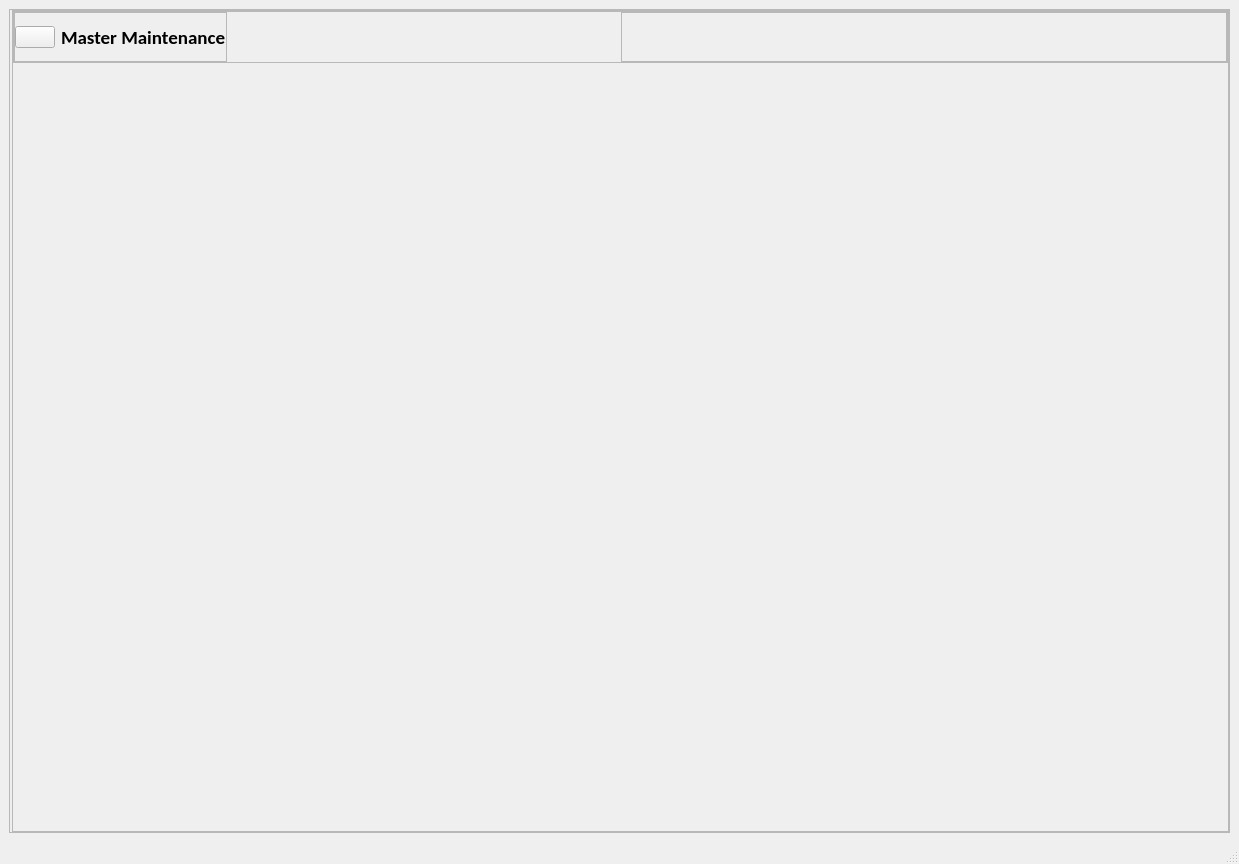
<?xml version="1.0" encoding="UTF-8"?>
<ui version="4.0">
 <class>MainWindow</class>
 <widget class="QMainWindow" name="MainWindow">
  <property name="geometry">
   <rect>
    <x>0</x>
    <y>0</y>
    <width>1239</width>
    <height>864</height>
   </rect>
  </property>
  <property name="minimumSize">
   <size>
    <width>1005</width>
    <height>687</height>
   </size>
  </property>
  <property name="maximumSize">
   <size>
    <width>16777215</width>
    <height>16777215</height>
   </size>
  </property>
  <property name="windowTitle">
   <string>MainWindow</string>
  </property>
  <property name="styleSheet">
   <string notr="true"/>
  </property>
  <widget class="QWidget" name="centralwidget">
   <layout class="QHBoxLayout" name="horizontalLayout">
    <item>
     <widget class="QFrame" name="frame">
      <property name="minimumSize">
       <size>
        <width>972</width>
        <height>614</height>
       </size>
      </property>
      <property name="frameShape">
       <enum>QFrame::StyledPanel</enum>
      </property>
      <property name="frameShadow">
       <enum>QFrame::Raised</enum>
      </property>
      <layout class="QHBoxLayout" name="horizontalLayout_2">
       <property name="spacing">
        <number>2</number>
       </property>
       <property name="leftMargin">
        <number>0</number>
       </property>
       <property name="topMargin">
        <number>0</number>
       </property>
       <property name="rightMargin">
        <number>0</number>
       </property>
       <property name="bottomMargin">
        <number>0</number>
       </property>
       <item>
        <widget class="QFrame" name="sideMenuContainer">
         <property name="minimumSize">
          <size>
           <width>0</width>
           <height>0</height>
          </size>
         </property>
         <property name="maximumSize">
          <size>
           <width>0</width>
           <height>16777215</height>
          </size>
         </property>
         <property name="styleSheet">
          <string notr="true">QFrame{
background-color: rgb(226, 226, 226);
border-right: 1px solid black;
}</string>
         </property>
         <property name="frameShape">
          <enum>QFrame::StyledPanel</enum>
         </property>
         <property name="frameShadow">
          <enum>QFrame::Raised</enum>
         </property>
         <layout class="QVBoxLayout" name="verticalLayout_3">
          <property name="spacing">
           <number>0</number>
          </property>
          <property name="leftMargin">
           <number>0</number>
          </property>
          <property name="topMargin">
           <number>0</number>
          </property>
          <property name="rightMargin">
           <number>0</number>
          </property>
          <property name="bottomMargin">
           <number>0</number>
          </property>
          <item alignment="Qt::AlignLeft">
           <widget class="QToolBox" name="toolBox">
            <property name="minimumSize">
             <size>
              <width>210</width>
              <height>0</height>
             </size>
            </property>
            <property name="maximumSize">
             <size>
              <width>16777215</width>
              <height>16777215</height>
             </size>
            </property>
            <property name="font">
             <font>
              <pointsize>10</pointsize>
             </font>
            </property>
            <property name="styleSheet">
             <string notr="true"/>
            </property>
            <property name="currentIndex">
             <number>0</number>
            </property>
            <property name="tabSpacing">
             <number>0</number>
            </property>
            <widget class="QWidget" name="page">
             <property name="geometry">
              <rect>
               <x>0</x>
               <y>0</y>
               <width>210</width>
               <height>729</height>
              </rect>
             </property>
             <attribute name="label">
              <string>Master Maintenance</string>
             </attribute>
             <layout class="QVBoxLayout" name="verticalLayout_2">
              <item>
               <widget class="QFrame" name="frame_2">
                <property name="font">
                 <font>
                  <pointsize>12</pointsize>
                 </font>
                </property>
                <property name="styleSheet">
                 <string notr="true">border: none;
background-color: none;

</string>
                </property>
                <property name="frameShape">
                 <enum>QFrame::StyledPanel</enum>
                </property>
                <property name="frameShadow">
                 <enum>QFrame::Raised</enum>
                </property>
                <layout class="QVBoxLayout" name="verticalLayout">
                 <property name="leftMargin">
                  <number>11</number>
                 </property>
                 <item>
                  <widget class="QPushButton" name="customerEntryBtn">
                   <property name="minimumSize">
                    <size>
                     <width>80</width>
                     <height>30</height>
                    </size>
                   </property>
                   <property name="font">
                    <font>
                     <pointsize>9</pointsize>
                     <weight>50</weight>
                     <italic>false</italic>
                     <bold>false</bold>
                    </font>
                   </property>
                   <property name="styleSheet">
                    <string notr="true">QPushButton {
color: rgb(0, 0, 0);
border-style: outset;
padding: 2px;
border-width: 1px;
border-radius: 2px;
border-color: rgb(122, 122, 122);
background-color: rgb(225, 225, 225);
}
QPushButton:hover{
background-color: rgb(180, 255, 255);
border-color: rgb(85, 0, 255);
}</string>
                   </property>
                   <property name="text">
                    <string>Customer Entry</string>
                   </property>
                   <property name="default">
                    <bool>false</bool>
                   </property>
                   <property name="flat">
                    <bool>false</bool>
                   </property>
                  </widget>
                 </item>
                 <item>
                  <widget class="QPushButton" name="contPriceOneBtn">
                   <property name="minimumSize">
                    <size>
                     <width>80</width>
                     <height>30</height>
                    </size>
                   </property>
                   <property name="font">
                    <font>
                     <pointsize>9</pointsize>
                     <weight>50</weight>
                     <italic>false</italic>
                     <bold>false</bold>
                    </font>
                   </property>
                   <property name="styleSheet">
                    <string notr="true">QPushButton {
color: rgb(0, 0, 0);
border-style: outset;
padding: 2px;
border-width: 1px;
border-radius: 2px;
border-color: rgb(122, 122, 122);
background-color: rgb(225, 225, 225);
}
QPushButton:hover{
background-color: rgb(180, 255, 255);
border-color: rgb(85, 0, 255);
}</string>
                   </property>
                   <property name="text">
                    <string>Contractor Price List-1</string>
                   </property>
                   <property name="default">
                    <bool>false</bool>
                   </property>
                   <property name="flat">
                    <bool>false</bool>
                   </property>
                  </widget>
                 </item>
                 <item>
                  <widget class="QPushButton" name="rwContBtn">
                   <property name="minimumSize">
                    <size>
                     <width>80</width>
                     <height>30</height>
                    </size>
                   </property>
                   <property name="font">
                    <font>
                     <pointsize>9</pointsize>
                     <weight>50</weight>
                     <italic>false</italic>
                     <bold>false</bold>
                    </font>
                   </property>
                   <property name="styleSheet">
                    <string notr="true">QPushButton {
color: rgb(0, 0, 0);
border-style: outset;
padding: 2px;
border-width: 1px;
border-radius: 2px;
border-color: rgb(122, 122, 122);
background-color: rgb(225, 225, 225);
}
QPushButton:hover{
background-color: rgb(180, 255, 255);
border-color: rgb(85, 0, 255);
}</string>
                   </property>
                   <property name="text">
                    <string>RW Contractor</string>
                   </property>
                   <property name="default">
                    <bool>false</bool>
                   </property>
                   <property name="flat">
                    <bool>false</bool>
                   </property>
                  </widget>
                 </item>
                 <item>
                  <widget class="QPushButton" name="contPriceTwoBtn">
                   <property name="minimumSize">
                    <size>
                     <width>80</width>
                     <height>30</height>
                    </size>
                   </property>
                   <property name="font">
                    <font>
                     <pointsize>9</pointsize>
                     <weight>50</weight>
                     <italic>false</italic>
                     <bold>false</bold>
                    </font>
                   </property>
                   <property name="styleSheet">
                    <string notr="true">QPushButton {
color: rgb(0, 0, 0);
border-style: outset;
padding: 2px;
border-width: 1px;
border-radius: 2px;
border-color: rgb(122, 122, 122);
background-color: rgb(225, 225, 225);
}
QPushButton:hover{
background-color: rgb(180, 255, 255);
border-color: rgb(85, 0, 255);
}</string>
                   </property>
                   <property name="text">
                    <string>Contractor Price List-2</string>
                   </property>
                   <property name="default">
                    <bool>false</bool>
                   </property>
                   <property name="flat">
                    <bool>false</bool>
                   </property>
                  </widget>
                 </item>
                 <item>
                  <widget class="QPushButton" name="rwSupplierBtn">
                   <property name="minimumSize">
                    <size>
                     <width>80</width>
                     <height>30</height>
                    </size>
                   </property>
                   <property name="font">
                    <font>
                     <pointsize>9</pointsize>
                     <weight>50</weight>
                     <italic>false</italic>
                     <bold>false</bold>
                    </font>
                   </property>
                   <property name="styleSheet">
                    <string notr="true">QPushButton {
color: rgb(0, 0, 0);
border-style: outset;
padding: 2px;
border-width: 1px;
border-radius: 2px;
border-color: rgb(122, 122, 122);
background-color: rgb(225, 225, 225);
}
QPushButton:hover{
background-color: rgb(180, 255, 255);
border-color: rgb(85, 0, 255);
}</string>
                   </property>
                   <property name="text">
                    <string>RW Supplier</string>
                   </property>
                   <property name="default">
                    <bool>false</bool>
                   </property>
                   <property name="flat">
                    <bool>false</bool>
                   </property>
                  </widget>
                 </item>
                 <item>
                  <widget class="QPushButton" name="contPriceFjBtn">
                   <property name="minimumSize">
                    <size>
                     <width>80</width>
                     <height>30</height>
                    </size>
                   </property>
                   <property name="font">
                    <font>
                     <pointsize>9</pointsize>
                     <weight>50</weight>
                     <italic>false</italic>
                     <bold>false</bold>
                    </font>
                   </property>
                   <property name="styleSheet">
                    <string notr="true">QPushButton {
color: rgb(0, 0, 0);
border-style: outset;
padding: 2px;
border-width: 1px;
border-radius: 2px;
border-color: rgb(122, 122, 122);
background-color: rgb(225, 225, 225);
}
QPushButton:hover{
background-color: rgb(180, 255, 255);
border-color: rgb(85, 0, 255);
}</string>
                   </property>
                   <property name="text">
                    <string>Contractor Price List (Fj)</string>
                   </property>
                   <property name="default">
                    <bool>false</bool>
                   </property>
                   <property name="flat">
                    <bool>false</bool>
                   </property>
                  </widget>
                 </item>
                 <item>
                  <widget class="QPushButton" name="userMaintBtn">
                   <property name="minimumSize">
                    <size>
                     <width>80</width>
                     <height>30</height>
                    </size>
                   </property>
                   <property name="font">
                    <font>
                     <pointsize>9</pointsize>
                     <weight>50</weight>
                     <italic>false</italic>
                     <bold>false</bold>
                    </font>
                   </property>
                   <property name="styleSheet">
                    <string notr="true">QPushButton {
color: rgb(0, 0, 0);
border-style: outset;
padding: 2px;
border-width: 1px;
border-radius: 2px;
border-color: rgb(122, 122, 122);
background-color: rgb(225, 225, 225);
}
QPushButton:hover{
background-color: rgb(180, 255, 255);
border-color: rgb(85, 0, 255);
}</string>
                   </property>
                   <property name="text">
                    <string>User Maintenance</string>
                   </property>
                   <property name="default">
                    <bool>false</bool>
                   </property>
                   <property name="flat">
                    <bool>false</bool>
                   </property>
                  </widget>
                 </item>
                 <item>
                  <widget class="QPushButton" name="fwContChargeBtn">
                   <property name="minimumSize">
                    <size>
                     <width>80</width>
                     <height>30</height>
                    </size>
                   </property>
                   <property name="font">
                    <font>
                     <pointsize>9</pointsize>
                     <weight>50</weight>
                     <italic>false</italic>
                     <bold>false</bold>
                    </font>
                   </property>
                   <property name="styleSheet">
                    <string notr="true">QPushButton {
color: rgb(0, 0, 0);
border-style: outset;
padding: 2px;
border-width: 1px;
border-radius: 2px;
border-color: rgb(122, 122, 122);
background-color: rgb(225, 225, 225);
}
QPushButton:hover{
background-color: rgb(180, 255, 255);
border-color: rgb(85, 0, 255);
}</string>
                   </property>
                   <property name="text">
                    <string>FW Contractor Charges</string>
                   </property>
                   <property name="default">
                    <bool>false</bool>
                   </property>
                   <property name="flat">
                    <bool>false</bool>
                   </property>
                  </widget>
                 </item>
                 <item>
                  <widget class="QPushButton" name="kdChargeBtn">
                   <property name="minimumSize">
                    <size>
                     <width>80</width>
                     <height>30</height>
                    </size>
                   </property>
                   <property name="font">
                    <font>
                     <pointsize>9</pointsize>
                     <weight>50</weight>
                     <italic>false</italic>
                     <bold>false</bold>
                    </font>
                   </property>
                   <property name="styleSheet">
                    <string notr="true">QPushButton {
color: rgb(0, 0, 0);
border-style: outset;
padding: 2px;
border-width: 1px;
border-radius: 2px;
border-color: rgb(122, 122, 122);
background-color: rgb(225, 225, 225);
}
QPushButton:hover{
background-color: rgb(180, 255, 255);
border-color: rgb(85, 0, 255);
}</string>
                   </property>
                   <property name="text">
                    <string>KD Charge</string>
                   </property>
                   <property name="default">
                    <bool>false</bool>
                   </property>
                   <property name="flat">
                    <bool>false</bool>
                   </property>
                  </widget>
                 </item>
                 <item>
                  <widget class="QPushButton" name="rwChargeDurationBtn">
                   <property name="minimumSize">
                    <size>
                     <width>80</width>
                     <height>30</height>
                    </size>
                   </property>
                   <property name="font">
                    <font>
                     <pointsize>9</pointsize>
                     <weight>50</weight>
                     <italic>false</italic>
                     <bold>false</bold>
                    </font>
                   </property>
                   <property name="styleSheet">
                    <string notr="true">QPushButton {
color: rgb(0, 0, 0);
border-style: outset;
padding: 2px;
border-width: 1px;
border-radius: 2px;
border-color: rgb(122, 122, 122);
background-color: rgb(225, 225, 225);
}
QPushButton:hover{
background-color: rgb(180, 255, 255);
border-color: rgb(85, 0, 255);
}</string>
                   </property>
                   <property name="text">
                    <string>RW Charge Duration</string>
                   </property>
                   <property name="default">
                    <bool>false</bool>
                   </property>
                   <property name="flat">
                    <bool>false</bool>
                   </property>
                  </widget>
                 </item>
                 <item>
                  <widget class="QPushButton" name="ptChargeBtn">
                   <property name="minimumSize">
                    <size>
                     <width>80</width>
                     <height>30</height>
                    </size>
                   </property>
                   <property name="font">
                    <font>
                     <pointsize>9</pointsize>
                     <weight>50</weight>
                     <italic>false</italic>
                     <bold>false</bold>
                    </font>
                   </property>
                   <property name="styleSheet">
                    <string notr="true">QPushButton {
color: rgb(0, 0, 0);
border-style: outset;
padding: 2px;
border-width: 1px;
border-radius: 2px;
border-color: rgb(122, 122, 122);
background-color: rgb(225, 225, 225);
}
QPushButton:hover{
background-color: rgb(180, 255, 255);
border-color: rgb(85, 0, 255);
}</string>
                   </property>
                   <property name="text">
                    <string>PT Charge</string>
                   </property>
                   <property name="default">
                    <bool>false</bool>
                   </property>
                   <property name="flat">
                    <bool>false</bool>
                   </property>
                  </widget>
                 </item>
                 <item>
                  <widget class="QPushButton" name="fwrwSpeciesBtn">
                   <property name="minimumSize">
                    <size>
                     <width>80</width>
                     <height>30</height>
                    </size>
                   </property>
                   <property name="font">
                    <font>
                     <pointsize>9</pointsize>
                     <weight>50</weight>
                     <italic>false</italic>
                     <bold>false</bold>
                    </font>
                   </property>
                   <property name="styleSheet">
                    <string notr="true">QPushButton {
color: rgb(0, 0, 0);
border-style: outset;
padding: 2px;
border-width: 1px;
border-radius: 2px;
border-color: rgb(122, 122, 122);
background-color: rgb(225, 225, 225);
}
QPushButton:hover{
background-color: rgb(180, 255, 255);
border-color: rgb(85, 0, 255);
}</string>
                   </property>
                   <property name="text">
                    <string>FW/RW Species</string>
                   </property>
                   <property name="default">
                    <bool>false</bool>
                   </property>
                   <property name="flat">
                    <bool>false</bool>
                   </property>
                  </widget>
                 </item>
                 <item>
                  <widget class="QPushButton" name="stockInvoiceBtn">
                   <property name="minimumSize">
                    <size>
                     <width>80</width>
                     <height>30</height>
                    </size>
                   </property>
                   <property name="font">
                    <font>
                     <pointsize>9</pointsize>
                     <weight>50</weight>
                     <italic>false</italic>
                     <bold>false</bold>
                    </font>
                   </property>
                   <property name="styleSheet">
                    <string notr="true">QPushButton {
color: rgb(0, 0, 0);
border-style: outset;
padding: 2px;
border-width: 1px;
border-radius: 2px;
border-color: rgb(122, 122, 122);
background-color: rgb(225, 225, 225);
}
QPushButton:hover{
background-color: rgb(180, 255, 255);
border-color: rgb(85, 0, 255);
}</string>
                   </property>
                   <property name="text">
                    <string>Stock Invoice</string>
                   </property>
                   <property name="default">
                    <bool>false</bool>
                   </property>
                   <property name="flat">
                    <bool>false</bool>
                   </property>
                  </widget>
                 </item>
                 <item>
                  <widget class="QPushButton" name="fwCancelNoBtn">
                   <property name="minimumSize">
                    <size>
                     <width>80</width>
                     <height>30</height>
                    </size>
                   </property>
                   <property name="font">
                    <font>
                     <pointsize>9</pointsize>
                     <weight>50</weight>
                     <italic>false</italic>
                     <bold>false</bold>
                    </font>
                   </property>
                   <property name="styleSheet">
                    <string notr="true">QPushButton {
color: rgb(0, 0, 0);
border-style: outset;
padding: 2px;
border-width: 1px;
border-radius: 2px;
border-color: rgb(122, 122, 122);
background-color: rgb(225, 225, 225);
}
QPushButton:hover{
background-color: rgb(180, 255, 255);
border-color: rgb(85, 0, 255);
}</string>
                   </property>
                   <property name="text">
                    <string>FW Cancel No</string>
                   </property>
                   <property name="default">
                    <bool>false</bool>
                   </property>
                   <property name="flat">
                    <bool>false</bool>
                   </property>
                  </widget>
                 </item>
                </layout>
               </widget>
              </item>
             </layout>
            </widget>
            <widget class="QWidget" name="page_2">
             <property name="geometry">
              <rect>
               <x>0</x>
               <y>0</y>
               <width>210</width>
               <height>729</height>
              </rect>
             </property>
             <attribute name="label">
              <string>Forest Wood Maintenance</string>
             </attribute>
            </widget>
           </widget>
          </item>
         </layout>
        </widget>
       </item>
       <item>
        <widget class="QFrame" name="frame_4">
         <property name="minimumSize">
          <size>
           <width>972</width>
           <height>664</height>
          </size>
         </property>
         <property name="frameShape">
          <enum>QFrame::StyledPanel</enum>
         </property>
         <property name="frameShadow">
          <enum>QFrame::Raised</enum>
         </property>
         <layout class="QVBoxLayout" name="verticalLayout_4">
          <property name="leftMargin">
           <number>0</number>
          </property>
          <property name="topMargin">
           <number>0</number>
          </property>
          <property name="rightMargin">
           <number>0</number>
          </property>
          <property name="bottomMargin">
           <number>0</number>
          </property>
          <item>
           <widget class="QFrame" name="frame_5">
            <property name="minimumSize">
             <size>
              <width>970</width>
              <height>52</height>
             </size>
            </property>
            <property name="frameShape">
             <enum>QFrame::StyledPanel</enum>
            </property>
            <property name="frameShadow">
             <enum>QFrame::Raised</enum>
            </property>
            <layout class="QHBoxLayout" name="horizontalLayout_3">
             <property name="spacing">
              <number>0</number>
             </property>
             <property name="leftMargin">
              <number>0</number>
             </property>
             <property name="topMargin">
              <number>0</number>
             </property>
             <property name="rightMargin">
              <number>0</number>
             </property>
             <property name="bottomMargin">
              <number>0</number>
             </property>
             <item alignment="Qt::AlignLeft">
              <widget class="QFrame" name="frame_6">
               <property name="minimumSize">
                <size>
                 <width>0</width>
                 <height>50</height>
                </size>
               </property>
               <property name="frameShape">
                <enum>QFrame::StyledPanel</enum>
               </property>
               <property name="frameShadow">
                <enum>QFrame::Raised</enum>
               </property>
               <layout class="QHBoxLayout" name="horizontalLayout_4">
                <property name="leftMargin">
                 <number>0</number>
                </property>
                <property name="topMargin">
                 <number>0</number>
                </property>
                <property name="rightMargin">
                 <number>0</number>
                </property>
                <property name="bottomMargin">
                 <number>0</number>
                </property>
                <item alignment="Qt::AlignLeft">
                 <widget class="QPushButton" name="sideMenuBtn">
                  <property name="minimumSize">
                   <size>
                    <width>0</width>
                    <height>0</height>
                   </size>
                  </property>
                  <property name="text">
                   <string/>
                  </property>
                  <property name="icon">
                   <iconset>
                    <normaloff>icons/menu-bar.png</normaloff>icons/menu-bar.png</iconset>
                  </property>
                  <property name="iconSize">
                   <size>
                    <width>33</width>
                    <height>33</height>
                   </size>
                  </property>
                 </widget>
                </item>
                <item>
                 <widget class="QLabel" name="sectionName">
                  <property name="font">
                   <font>
                    <family>Calibri</family>
                    <pointsize>14</pointsize>
                    <weight>75</weight>
                    <bold>true</bold>
                   </font>
                  </property>
                  <property name="text">
                   <string>Master Maintenance</string>
                  </property>
                  <property name="margin">
                   <number>20</number>
                  </property>
                 </widget>
                </item>
               </layout>
              </widget>
             </item>
             <item>
              <widget class="QFrame" name="frame_7">
               <property name="frameShape">
                <enum>QFrame::StyledPanel</enum>
               </property>
               <property name="frameShadow">
                <enum>QFrame::Raised</enum>
               </property>
              </widget>
             </item>
            </layout>
            <zorder>frame_7</zorder>
            <zorder>frame_6</zorder>
           </widget>
          </item>
          <item>
           <widget class="QStackedWidget" name="stackedWidget">
            <property name="font">
             <font>
              <pointsize>12</pointsize>
             </font>
            </property>
            <property name="currentIndex">
             <number>0</number>
            </property>
            <widget class="CustomerEntry" name="customerEntry"/>
            <widget class="ContractorEntry" name="contractorEntry"/>
            <widget class="RWSupplier" name="rwSupplier"/>
            <widget class="UserMaintenance" name="userMaintenance"/>
            <widget class="KDCharge" name="kdCharge"/>
            <widget class="PTCharge" name="ptCharge"/>
           </widget>
          </item>
         </layout>
         <zorder>stackedWidget</zorder>
         <zorder>frame_5</zorder>
        </widget>
       </item>
      </layout>
     </widget>
    </item>
   </layout>
  </widget>
  <widget class="QMenuBar" name="menubar">
   <property name="geometry">
    <rect>
     <x>0</x>
     <y>0</y>
     <width>1239</width>
     <height>26</height>
    </rect>
   </property>
  </widget>
  <widget class="QStatusBar" name="statusbar"/>
 </widget>
 <customwidgets>
  <customwidget>
   <class>CustomerEntry</class>
   <extends>QWidget</extends>
   <header>customer_entry/customerEntry</header>
   <container>1</container>
  </customwidget>
  <customwidget>
   <class>ContractorEntry</class>
   <extends>QWidget</extends>
   <header>contractor_entry/contractorEntry</header>
   <container>1</container>
  </customwidget>
  <customwidget>
   <class>RWSupplier</class>
   <extends>QWidget</extends>
   <header>rw_supplier/rwSupplier</header>
   <container>1</container>
  </customwidget>
  <customwidget>
   <class>UserMaintenance</class>
   <extends>QWidget</extends>
   <header>maintenance_entry/userMaintenanceEntry</header>
   <container>1</container>
  </customwidget>
  <customwidget>
   <class>KDCharge</class>
   <extends>QWidget</extends>
   <header>kd_charge/kdCharge</header>
   <container>1</container>
  </customwidget>
  <customwidget>
   <class>PTCharge</class>
   <extends>QWidget</extends>
   <header>pt_charge/ptCharge</header>
   <container>1</container>
  </customwidget>
 </customwidgets>
 <resources>
  <include location="icons.qrc"/>
 </resources>
 <connections/>
</ui>
